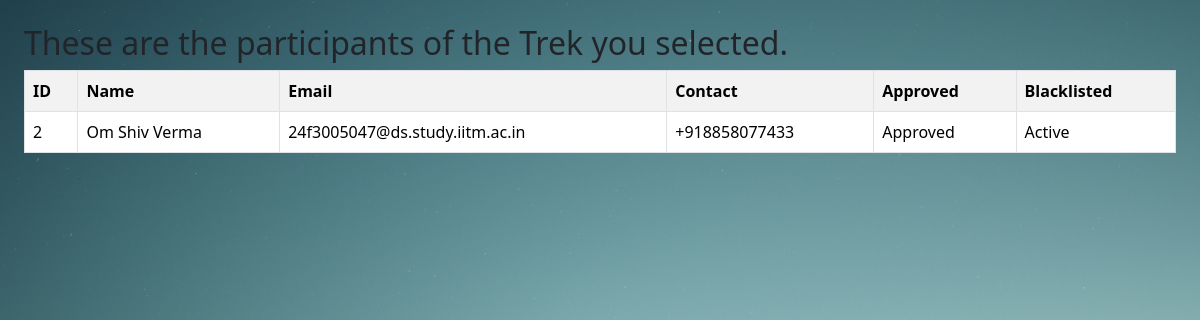
/view-participants/3 (signed in), run on the app's committed database.
### models.py (models this page shows)
class User(db.Model):
    __tablename__="users"
    user_id=db.Column(db.Integer,primary_key=True)
    name=db.Column(db.String(100),nullable=False)
    email=db.Column(db.String(150),unique=True,nullable=False)
    password=db.Column(db.String(255),nullable=False)
    contact=db.Column(db.String(20),nullable=False)
    role=db.Column(db.String(50),nullable=False)
    approved=db.Column(db.Boolean,default=False)
    blacklisted=db.Column(db.Boolean,nullable=False,default=False)
    bookings=db.relationship("Booking",backref="user",lazy=True)
    assigned_treks=db.relationship("Trek",backref="staff",lazy=True,foreign_keys="Trek.assigned_staff_id")

### app.py (the view)
@app.route("/view-participants/<int:trek_id>")
def viewparticipants(trek_id):
    if session.get("role")!="staff":
        return "You are not a staff member"
    user_id=session["user_id"]
    trek=Trek.query.filter_by(assigned_staff_id=user_id,trek_id=trek_id).first()
    if trek is None:
        return "Invalid Trek"
    bookings=Booking.query.filter_by(trek_id=trek.trek_id).all()
    participants=[]
    for booking in bookings:
        user=User.query.filter_by(user_id=booking.user_id).first()
        participants.append(user)
    if participants==[]:
        return "No participants in this trek"
    return render_template("staff/participants.html",participants=participants)

### templates/staff/participants.html (shortened to what this page needs)
<!DOCTYPE html>
<html lang="en">
<head>
    <link href="https://cdn.jsdelivr.net/npm/bootstrap@5.3.8/dist/css/bootstrap.min.css" rel="stylesheet">
    <link href="../static/css/style.css" rel="stylesheet">
</head>
<body class="bg-mountains p-4">
    <h2>These are the participants of the Trek you selected.</h2>
    <table class="table table-striped table-hover table-bordered">
        <tr>
            <th>ID</th>
            <th>Name</th>
            <th>Email</th>
            <th>Contact</th>
            <th>Approved</th>
            <th>Blacklisted</th>
        </tr>
        {% for participant in participants %}
        <tr>
            <td>{{participant.user_id}}</td>
            <td>{{participant.name}}</td>
            <td>{{participant.email}}</td>
            <td>{{participant.contact}}</td>
            <td>
                {% if participant.approved %}
                    Approved
                {% else %}
                    Pending
                {% endif %}
            </td>
            <td>
                {% if participant.blacklisted %}
                    Blacklisted
                {% else %}
                    Active
                {% endif %}
            </td>
        </tr>
        {% endfor %}
    </table>
</body>
</html>

### static/css/style.css (style rules this page uses)
.bg-mountains { background-image: url(../images/login-page-mountains.jpg); background-repeat: no-repeat; background-size: cover; background-position: center; min-height: 90vh; }

### data on the page
User: user_id "2", name "Om Shiv Verma", email "24f3005047@ds.study.iitm.ac.in", contact "+918858077433", approved "Approved", blacklisted "Active"
